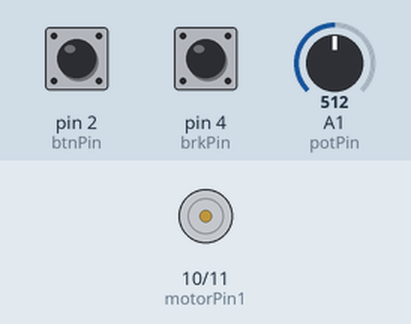
This sketch was run on a simulated Arduino Uno, built with avr-gcc and run on an emulated ATmega328P. Shown: motor-driver pin pairs drawn as motors (green arrow = first pin HIGH = forward, orange = second pin HIGH = backward, longer = more drive, scaled by the enable pin). The inputs (shaded band) are chosen by the test bench; at power-on: A1 (potPin) = 512, pin 4 (brkPin) HIGH, pin 2 (btnPin) HIGH.

Above: at 1.2 s.
1.3 s: A1 (potPin) set to 716
2.8 s: pin 4 (brkPin) pulled LOW for 0.15 s
At 2.87 s:
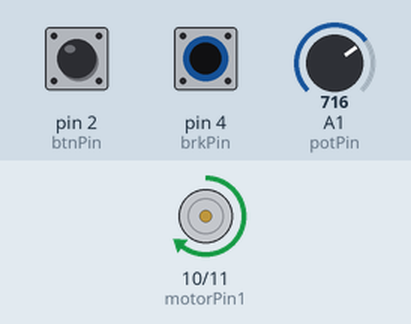
4.4 s: A1 (potPin) set to 900
5.9 s: pin 4 (brkPin) pulled LOW for 1 s
At 6.2 s:
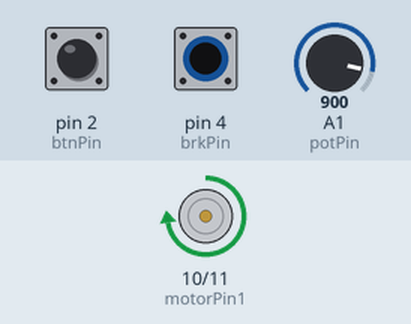
8.4 s: A1 (potPin) set to 122
9.9 s: pin 4 (brkPin) pulled LOW for 0.15 s
At 11.2 s:
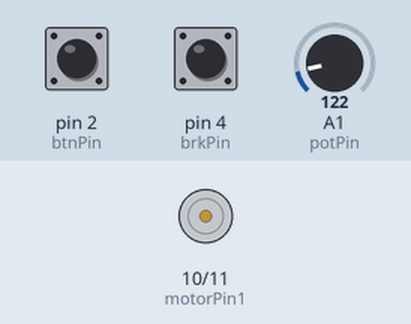
Timing chart, 0 to 12.5 s (numbered marks = the images above; inputs shaded):
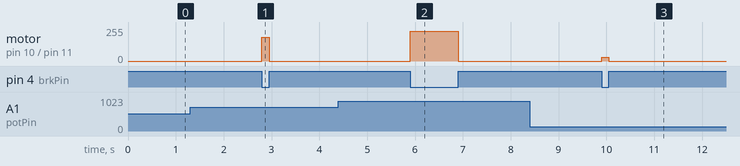

Measured:
- after the input at 2.8 s, motor on pin 10 (motorPin1) / pin 11 (motorPin2): stopped → forward 178/255 at once, → stopped 0.15 s later
- after the input at 5.9 s, motor on pin 10 (motorPin1) / pin 11 (motorPin2): stopped → forward 224/255 at once, → stopped 1.0 s later
- after the input at 9.9 s, motor on pin 10 (motorPin1) / pin 11 (motorPin2): stopped → forward 30/255 at once, → stopped 0.15 s later

The sketch:

MotorCtrl.ino
```cpp
const int speedPin = 9;
const int motorPin1 = 10;
const int motorPin2 = 11;
const int btnPin = 2;
const int brkPin = 4;
const int potPin = A1;


void setup() {
  pinMode(btnPin, INPUT_PULLUP);
  pinMode(brkPin, INPUT_PULLUP);
  pinMode(speedPin, OUTPUT);
  pinMode(motorPin1, OUTPUT);
  pinMode(motorPin2, OUTPUT);
}

void loop() {
  int speedValue = analogRead(potPin);
  speedValue = map(speedValue, 0, 1023, 0, 255);

  analogWrite(speedPin, speedValue);

  // HIGH / HIGH  -> stop immediate
  if (digitalRead(brkPin)) {
    digitalWrite(motorPin1, LOW);
    digitalWrite(motorPin2, LOW);
  }
  else if (digitalRead(btnPin)) {
    digitalWrite(motorPin1, HIGH);
    digitalWrite(motorPin2, LOW);
  }
  else {
    digitalWrite(motorPin1, LOW);
    digitalWrite(motorPin2, HIGH);
  }

}
```
